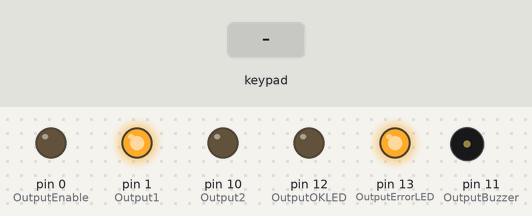
The sketch below on a simulated Arduino Uno, built with avr-gcc and run on an emulated ATmega328P. On the bench: output pins drawn as LEDs (lit = HIGH), buzzer (waves = sounding, pin HIGH). Wiring (inferred from the signals the program sends): 4×3 keypad with keys 1 2 3 4 5 6 7 8 9 * 0 # (labels assumed): rows pin 2, pin 3, pin 4, pin 5; columns pin 6, pin 7, pin 8. Inputs (shaded band) come from the test bench. Pins used as bus, display or sensor lines are not drawn.

Above: at 1.7 s.
1.8 s: key '#' pressed
At 2.3 s:
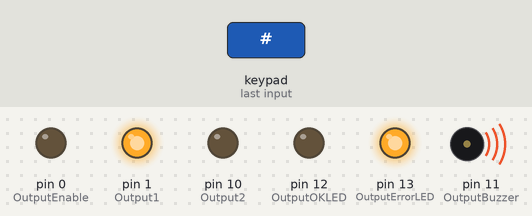
At 2.9 s:
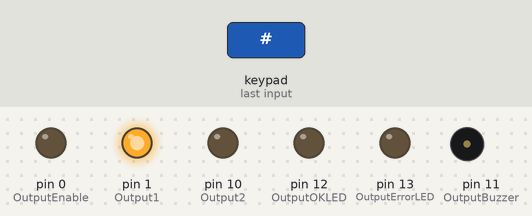
4.8 s: keypad keys 1 2 3 4 pressed 0.4 s apart
At 6.7 s:
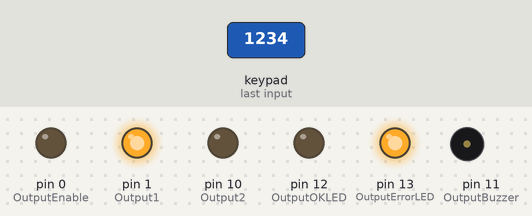
Timing chart, 0 to 8.2 s (numbered marks = the images above; inputs shaded):
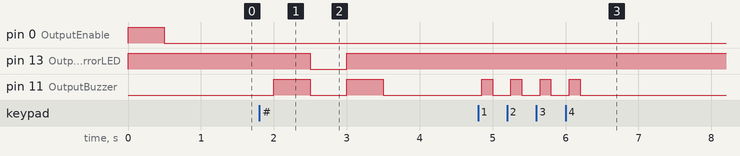

Measured:
- after the input at 1.8 s, pin 13 (OutputErrorLED): HIGH → LOW after 0.70 s, → HIGH 0.50 s later; pin 11 (OutputBuzzer): alternates HIGH for 0.50 s and LOW for 0.50 s, 4 changes in all, then stays LOW, starting after 0.20 s
- after the input at 4.8 s, pin 11 (OutputBuzzer): alternates HIGH for 0.15 s and LOW for 0.25 s, 8 changes in all, then stays LOW, starting after 0.05 s

The sketch:

KeyPadv3.ino
```cpp
//#include "arduino.h"
/*
key pad layout
      Column0  Column1  Column2
Row0     1        2        3
Row1     4        5        6
Row2     7        8        9
Row3     *        0        #

Key pad terminals
      1        2        3        4        5        6        7
      Column1  Row0  Column0    Row3  Column2     Row2     Row1

      '*' key is used as a cancel button
      '#' key is used as a enter button

The key pad is a 4 X 3 matrix, to test for a button being pressed we
must loop though, setting an output high(row), then testing the inputs (columns).
From this we can determine if a button is pressed or not.

This code uses an H-Bridge with a bi-stable solenoid. The solenoid changes state
by switching the polarity of the output to the solenoid via the H-Bridge.

H-Bridge SN754410 (pin out)
    1,2EN  |1  16|  Vcc1
       1A  |2  15|  4A
       1Y  |3  14|  4Y
      GRD  |4  13|  GRD
      GRD  |5  12|  GRD
       2Y  |6  11|  3Y
       2A  |7  10|  3A
     Vcc2  |8   9|  3,4E

     Using pins 1,2,7,8,16

     Vcc  5v - 16
     vcc 12v -  8

*/

#define KeyMask_0                   0x0001
#define KeyMask_1                   0x0002
#define KeyMask_2                   0x0004
#define KeyMask_3                   0x0008
#define KeyMask_4                   0x0010
#define KeyMask_5                   0x0020
#define KeyMask_6                   0x0040
#define KeyMask_7                   0x0080
#define KeyMask_8                   0x0100
#define KeyMask_9                   0x0200
#define KeyMask_CANCEL              0x0400
#define KeyMask_ENTER               0x0800
//key value integral values
#define KeyValue_0                  0
#define KeyValue_1                  1
#define KeyValue_2                  2
#define KeyValue_3                  3
#define KeyValue_4                  4
#define KeyValue_5                  5
#define KeyValue_6                  6
#define KeyValue_7                  7
#define KeyValue_8                  8
#define KeyValue_9                  9
#define KeyValue_CANCEL             10
#define KeyValue_ENTER              11
#define KeyValue_NONE               0xFFFF
//key board IO
#define RowsStart                   2
#define ColumnStart                 6
#define ColCount                    3
#define RowCount                    4
//board IO
#define OutputEnable                0           //1,2EN - Solenoid enable pin 1
#define Output1                     1           //1A    - Solenoid supply 1
#define Output2                     10          //2A    - Solenoid supply 2
#define OutputBuzzer                11
#define OutputOKLED                 12
#define OutputErrorLED              13

#define DebounceTimeOut             50
#define ErrorTime                   500
#define MaxEntryValues              12
#define EnterTime                   3000
#define Open                        0
#define Close                       1

void cancel();
void keyUp(unsigned short key);
void keyDown(unsigned short key);
void setSolenoid(unsigned short state);

unsigned short readKeys();
unsigned short getSelectedKey(unsigned short keys);

bool isValidAccessAttempt();
unsigned short currentAccessAttempt[MaxEntryValues] = { KeyValue_NONE };
unsigned short masterKeyCode[] = { KeyValue_4, KeyValue_2, KeyValue_1, KeyValue_6 };
unsigned short lastKeyValues = 0;
unsigned short currentEntryCodeIndex = 0;
unsigned short currentState = Close;

void setup()
{
    // set the digital pin as output for rows
    for (int i = RowsStart; i < (RowsStart + RowCount); ++i)
    {
        pinMode(i, OUTPUT);
        digitalWrite(i, HIGH);
    }

    // set the digital pin as inputs for columns, not really required as we default to input
    //but we do want to enable internal pullup resistors
    for (int i = ColumnStart; i < (ColumnStart + ColCount); ++i)
    {
        pinMode(i, INPUT);
        digitalWrite(i, HIGH);       // turn on pullup resistors
    }

    pinMode(OutputEnable,    OUTPUT);
    pinMode(Output1,         OUTPUT);
    pinMode(Output2,         OUTPUT);
    pinMode(OutputOKLED,     OUTPUT);
    pinMode(OutputErrorLED,  OUTPUT);
    pinMode(OutputBuzzer,    OUTPUT);

    setSolenoid(Close);
}

void loop()
{
    unsigned short keys = readKeys();

    //we have a key state change
    if (keys != lastKeyValues)
    {
        //filter out the crap
        delay(DebounceTimeOut);
        keys = readKeys();
        if (keys == lastKeyValues)
            return;

        unsigned short oldKey = getSelectedKey(lastKeyValues);
        unsigned short keyValue = getSelectedKey(keys);
        lastKeyValues = keys;

        //if we are here we must have a key state change and have successfully filtered bouncing
        if (keyValue == KeyValue_CANCEL)
        {
            //reset the access attempt close if open
            cancel();
            setSolenoid(Close);
            return;
        }

        if (keyValue == KeyValue_ENTER || currentState == Open)
        {
            //only process enter on the up stroke
            return;
        }

        if (keyValue == KeyValue_NONE)
        {
            keyUp(oldKey);
            return;
        }

        //got here, so we must be entering a code for an access attempt
        if (currentEntryCodeIndex >= MaxEntryValues)
        {
            cancel();
            return;
        }

        currentAccessAttempt[currentEntryCodeIndex++] = keyValue;
        keyDown(keyValue);
    }
}

//Gets the intergal value of the currently pressed key
unsigned short getSelectedKey(unsigned short keys)
{
    if (keys == 0x0000)
        return KeyValue_NONE;

    for (unsigned short i = 0; i < 16;++i)
    {
        unsigned short bitPlacement = 1 << i;

        if ((bitPlacement & keys) == bitPlacement)
            return i;
    }

    return KeyValue_NONE;
}

unsigned short readKeys()
{
    unsigned short keyStates = 0;
    //loop all the rows and set the row output
    //test each column result set the correct bit within the result
    for (short i = 0; i < RowCount;++i)
    {
        //set row output high
        digitalWrite(RowsStart + i, LOW);
        //test each column input
        for (short j = 0; j < ColCount; ++j)
        {
            int val = digitalRead(ColumnStart + j);
            //set a bit that corresponds to the value, see mappings
            unsigned short bitIndex = ((i * (RowCount-1)) + j);

            //this little bit of wizardry sorts out the values to what we want
            //the '0' key is on the same row as the 'CANCEL' and 'ENTER' keys
            //so we need to switch things round abit as '0' must become bit 0 not 10
            if (bitIndex == KeyValue_CANCEL)
                bitIndex = KeyValue_0;
            else if (bitIndex < KeyValue_CANCEL)
                bitIndex++;

            unsigned short bitPlacement = 1 << bitIndex;

            if (val == LOW)
            {
                //set the bit high, preserve all others
                keyStates |= bitPlacement;
            }
            else
            {
                unsigned short mask = 0xFFFF;
                //set bit to zero
                mask ^= bitPlacement;
                keyStates &= mask;
            }
        }
        //reset row output
        digitalWrite(RowsStart + i, HIGH);
    }

    return keyStates;
}

void cancel()
{
    //reset the access attempt
    for (int i = 0;i < MaxEntryValues;++i)
        currentAccessAttempt[i] = KeyValue_NONE;

    currentEntryCodeIndex = 0;

    lastKeyValues = KeyValue_NONE;
}

bool isValidAccessAttempt()
{
    bool result = false;
    unsigned short masterCodeSize = (unsigned short)(sizeof(masterKeyCode) / sizeof(unsigned short));

    if ((currentEntryCodeIndex) == masterCodeSize)
    {
        for (int i = 0; i < masterCodeSize;++i)
        {
            if (masterKeyCode[i] != currentAccessAttempt[i])
            {
                result = false;
                break;
            }
            result = true;
        }
    }

    cancel();
    return result;
}

void keyUp(unsigned short key)
{
    //stop buzzer
    if (key == KeyValue_ENTER)
    {
        //OK lets validate the entered keys against current code
        if (isValidAccessAttempt())
        {
            //cool, lets open that door!!!
            digitalWrite(OutputBuzzer, HIGH);
            setSolenoid(Open);
            delay(EnterTime);
            digitalWrite(OutputBuzzer, LOW);
        }
        else
        {
            //oops... this is no good so set the red led output and buzzer
            digitalWrite(OutputErrorLED, HIGH);
            digitalWrite(OutputBuzzer,   HIGH);
            delay(ErrorTime);
            digitalWrite(OutputErrorLED, LOW);
            digitalWrite(OutputBuzzer,   LOW);
            delay(ErrorTime);
            digitalWrite(OutputErrorLED, HIGH);
            digitalWrite(OutputBuzzer,   HIGH);
            delay(ErrorTime);
            digitalWrite(OutputBuzzer,   LOW);
        }
    }
    else
        digitalWrite(OutputBuzzer, LOW);
}

void keyDown(unsigned short key)
{
    //start buzzer
    digitalWrite(OutputBuzzer, HIGH);
}

void setSolenoid(unsigned short state)
{
    if (state == Open)
    {
        digitalWrite(Output1,        LOW);
        digitalWrite(Output2,        HIGH);
        digitalWrite(OutputOKLED,    HIGH);
        digitalWrite(OutputErrorLED, LOW);
    }
    else
    {
        digitalWrite(Output1,        HIGH);
        digitalWrite(Output2,        LOW);
        digitalWrite(OutputOKLED,    LOW);
        digitalWrite(OutputErrorLED, HIGH);
    }

    currentState = state;

    digitalWrite(OutputEnable, HIGH);
    delay(500);
    digitalWrite(OutputEnable, LOW);
}
```
